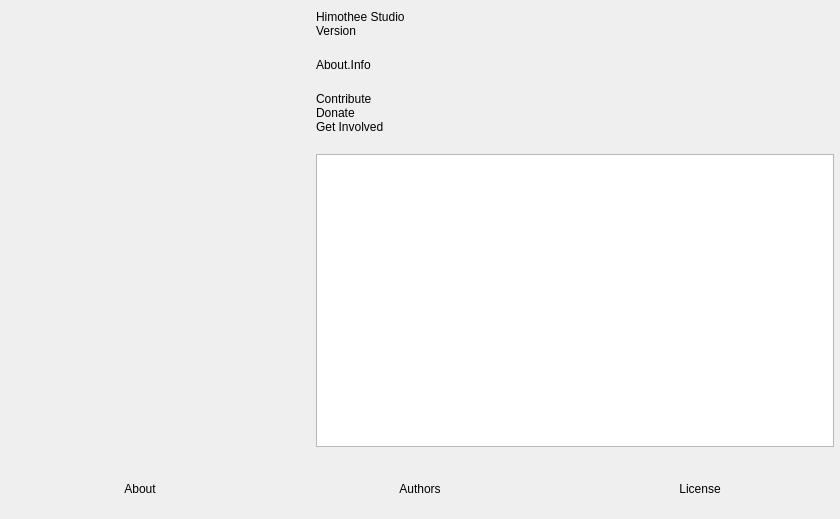
<?xml version="1.0" encoding="UTF-8"?>
<ui version="4.0">
 <class>OBSAbout</class>
 <widget class="QWidget" name="OBSAbout">
  <property name="geometry">
   <rect>
    <x>0</x>
    <y>0</y>
    <width>840</width>
    <height>519</height>
   </rect>
  </property>
  <property name="windowTitle">
   <string>About Himothee Studio</string>
  </property>
  <layout class="QVBoxLayout" name="verticalLayout_2">
   <property name="leftMargin">
    <number>0</number>
   </property>
   <property name="topMargin">
    <number>0</number>
   </property>
   <property name="rightMargin">
    <number>0</number>
   </property>
   <property name="bottomMargin">
    <number>0</number>
   </property>
   <item>
    <layout class="QHBoxLayout" name="horizontalLayout_2">
     <property name="spacing">
      <number>30</number>
     </property>
     <property name="leftMargin">
      <number>30</number>
     </property>
     <property name="topMargin">
      <number>10</number>
     </property>
     <property name="rightMargin">
      <number>6</number>
     </property>
     <property name="bottomMargin">
      <number>6</number>
     </property>
     <item>
      <widget class="QLabel" name="icon">
       <property name="minimumSize">
        <size>
         <width>256</width>
         <height>256</height>
        </size>
       </property>
       <property name="maximumSize">
        <size>
         <width>256</width>
         <height>256</height>
        </size>
       </property>
       <property name="text">
        <string/>
       </property>
       <property name="pixmap">
        <pixmap>:res/images/obs.png</pixmap>
       </property>
       <property name="scaledContents">
        <bool>true</bool>
       </property>
      </widget>
     </item>
     <item>
      <layout class="QVBoxLayout" name="verticalLayout">
       <property name="spacing">
        <number>0</number>
       </property>
       <item>
        <widget class="QLabel" name="name">
         <property name="text">
          <string notr="true">Himothee Studio</string>
         </property>
        </widget>
       </item>
       <item>
        <widget class="QLabel" name="version">
         <property name="text">
          <string notr="true">Version</string>
         </property>
        </widget>
       </item>
       <item>
        <spacer name="verticalSpacer_2">
         <property name="orientation">
          <enum>Qt::Vertical</enum>
         </property>
         <property name="sizeType">
          <enum>QSizePolicy::Fixed</enum>
         </property>
         <property name="sizeHint" stdset="0">
          <size>
           <width>20</width>
           <height>20</height>
          </size>
         </property>
        </spacer>
       </item>
       <item>
        <widget class="QLabel" name="info">
         <property name="text">
          <string>About.Info</string>
         </property>
         <property name="wordWrap">
          <bool>true</bool>
         </property>
        </widget>
       </item>
       <item>
        <spacer name="verticalSpacer_3">
         <property name="orientation">
          <enum>Qt::Vertical</enum>
         </property>
         <property name="sizeType">
          <enum>QSizePolicy::Fixed</enum>
         </property>
         <property name="sizeHint" stdset="0">
          <size>
           <width>20</width>
           <height>20</height>
          </size>
         </property>
        </spacer>
       </item>
       <item>
        <widget class="QLabel" name="contribute">
         <property name="text">
          <string notr="true">Contribute</string>
         </property>
         <property name="wordWrap">
          <bool>true</bool>
         </property>
        </widget>
       </item>
       <item>
        <widget class="QLabel" name="donate">
         <property name="text">
          <string notr="true">Donate</string>
         </property>
        </widget>
       </item>
       <item>
        <widget class="QLabel" name="getInvolved">
         <property name="text">
          <string notr="true">Get Involved</string>
         </property>
        </widget>
       </item>
       <item>
        <spacer name="verticalSpacer">
         <property name="orientation">
          <enum>Qt::Vertical</enum>
         </property>
         <property name="sizeType">
          <enum>QSizePolicy::Fixed</enum>
         </property>
         <property name="sizeHint" stdset="0">
          <size>
           <width>20</width>
           <height>20</height>
          </size>
         </property>
        </spacer>
       </item>
       <item>
        <widget class="QTextBrowser" name="textBrowser">
         <property name="openExternalLinks">
          <bool>true</bool>
         </property>
        </widget>
       </item>
      </layout>
     </item>
    </layout>
   </item>
   <item>
    <widget class="QFrame" name="widget">
     <property name="minimumSize">
      <size>
       <width>0</width>
       <height>60</height>
      </size>
     </property>
     <layout class="QHBoxLayout" name="horizontalLayout">
      <property name="spacing">
       <number>0</number>
      </property>
      <property name="leftMargin">
       <number>0</number>
      </property>
      <property name="topMargin">
       <number>0</number>
      </property>
      <property name="rightMargin">
       <number>0</number>
      </property>
      <property name="bottomMargin">
       <number>0</number>
      </property>
      <item>
       <widget class="ClickableLabel" name="about">
        <property name="text">
         <string>About</string>
        </property>
        <property name="alignment">
         <set>Qt::AlignCenter</set>
        </property>
       </widget>
      </item>
      <item>
       <widget class="ClickableLabel" name="authors">
        <property name="text">
         <string>Authors</string>
        </property>
        <property name="alignment">
         <set>Qt::AlignCenter</set>
        </property>
       </widget>
      </item>
      <item>
       <widget class="ClickableLabel" name="license">
        <property name="text">
         <string>License</string>
        </property>
        <property name="alignment">
         <set>Qt::AlignCenter</set>
        </property>
       </widget>
      </item>
     </layout>
    </widget>
   </item>
  </layout>
 </widget>
 <customwidgets>
  <customwidget>
   <class>ClickableLabel</class>
   <extends>QLabel</extends>
   <header>components/ClickableLabel.hpp</header>
  </customwidget>
 </customwidgets>
 <resources/>
 <connections/>
</ui>
